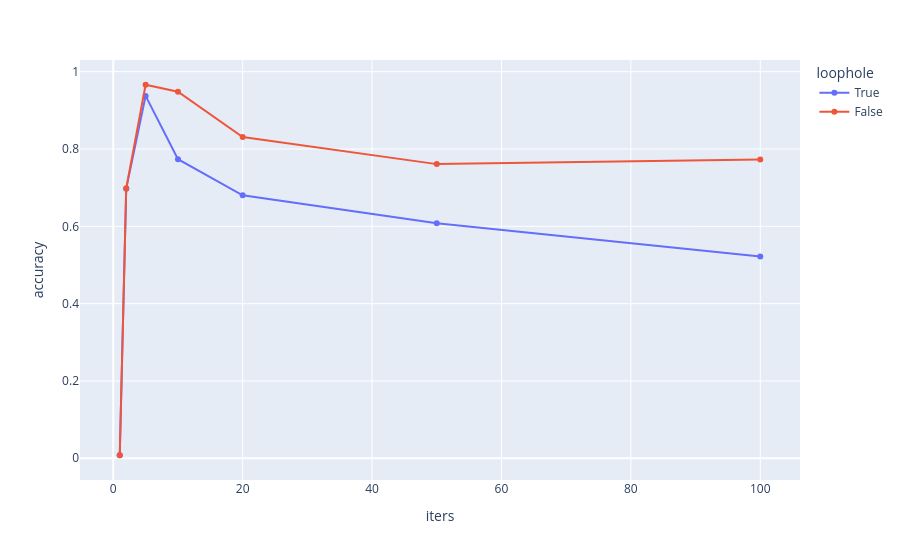

The code cell stored with this chart in its notebook:
### Code cell
accs = []
for steps in [1, 2, 5, 10, 20, 50, 100]:
    x_0 = valid_data[:100].to(device)
    x_t = torch.full_like(x_0, model.mask_token_id)
    x_t[:, 0] = model.bos_token_id
    x_t[:, 1] = x_0[:, 1]  # always reveal
    x_t[:, 2] = x_0[:, 2]  # always reveal
    timesteps = torch.linspace(1.0, 0.0, steps=steps)
    for loophole in [True, False]:
        pred = model.generate(x_t, timesteps=timesteps, temperature=1.0, loophole=loophole)
        relevant_mask = (x_0 != model.pad_token_id) & (x_0 != model.bos_token_id) & (x_0 != model.eos_token_id)
        accuracy = (pred[relevant_mask] == x_0[relevant_mask]).float().mean().item()
        accs.append({"iters": steps, "acc": accuracy, "loophole": loophole})
    IPython.display.clear_output(wait=True)
    viz = pd.DataFrame(accs).melt(id_vars=["iters", "loophole"], value_vars=["acc"], var_name="metric", value_name="accuracy")
    plotly.express.line(viz, x="iters", y="accuracy", color="loophole", markers=True).show()

### Figure 1 — Plotly figure (JSON) as saved in the notebook; plotly's stock layout.template omitted (floating-point values rounded to 4 significant figures)
{"data": [{"hovertemplate": "loophole=True<br>iters=%{x}<br>accuracy=%{y}<extra></extra>", "legendgroup": "True", "line": {"color": "#636efa", "dash": "solid"}, "marker": {"symbol": "circle"}, "mode": "lines+markers", "name": "True", "orientation": "v", "showlegend": true, "type": "scatter", "x": [1, 2, 5, 10, 20, 50, 100], "xaxis": "x", "y": [0.007874, 0.6974, 0.9373, 0.7735, 0.6803, 0.6078, 0.5217], "yaxis": "y"}, {"hovertemplate": "loophole=False<br>iters=%{x}<br>accuracy=%{y}<extra></extra>", "legendgroup": "False", "line": {"color": "#EF553B", "dash": "solid"}, "marker": {"symbol": "circle"}, "mode": "lines+markers", "name": "False", "orientation": "v", "showlegend": true, "type": "scatter", "x": [1, 2, 5, 10, 20, 50, 100], "xaxis": "x", "y": [0.007874, 0.6984, 0.9661, 0.9481, 0.8307, 0.7609, 0.7728], "yaxis": "y"}], "layout": {"legend": {"title": {"text": "loophole"}, "tracegroupgap": 0}, "margin": {"t": 60}, "xaxis": {"anchor": "y", "domain": [0, 1], "title": {"text": "iters"}}, "yaxis": {"anchor": "x", "domain": [0, 1], "title": {"text": "accuracy"}}}}
